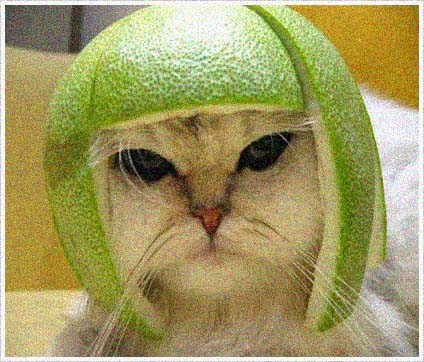
#> input picture cat.png, 424 x 362 px
$ jupyter execute konvolusi.ipynb   (shell and % lines are left out)
#> lines starting #> are read from the running program, lines starting #| are printed output that depends on the picture
[cell 1]
import matplotlib.pyplot as plt

from skimage import data
from skimage.io import imread
from skimage.color import rgb2gray
import numpy as np

import cv2

[cell 2]
# Membaca citra menggunakan imread dari OpenCV
citra1 = imread(fname="cat.png")
#> citra1 is the input picture: shape (362, 424, 3); mean R, G, B 161.9, 154.1, 97.9

# Menampilkan dimensi citra
print(citra1.shape)
#| (362, 424, 3)

# Menampilkan citra input dalam skala abu-abu
plt.imshow(citra1, cmap='gray')

[cell 3]
# Membentuk kernel untuk filter
kernel = np.array([[-1, 0, -1],
                   [0, 4, 0],
                   [-1, 0, -1]])

# Memproses citra menggunakan filter kernel
citraOutput = cv2.filter2D(citra1, -1, kernel)
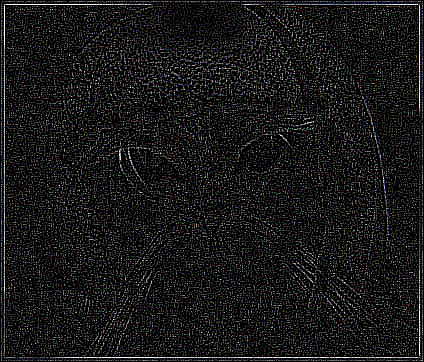
#> citraOutput: shape (362, 424, 3); mean R, G, B 24, 24, 24

# Menampilkan citra input dan output dalam dua plot berdampingan
fig, axes = plt.subplots(1, 2, figsize=(12, 12))
ax = axes.ravel()

ax[0].imshow(citra1, cmap='gray')
ax[0].set_title("Citra Input")

ax[1].imshow(citraOutput, cmap='gray')
ax[1].set_title("Citra Output")
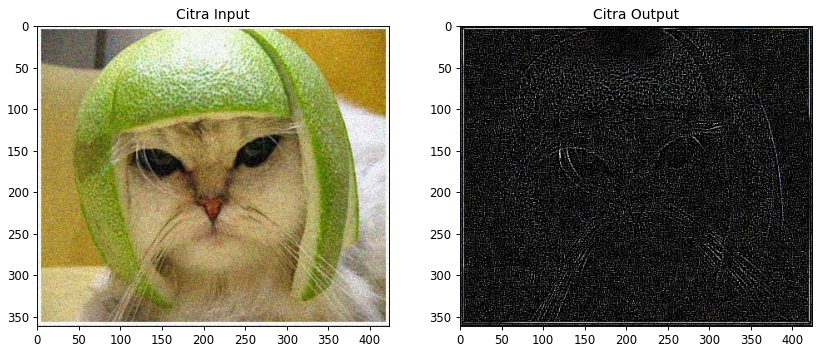
#> figure drawn by matplotlib, 2 panels
